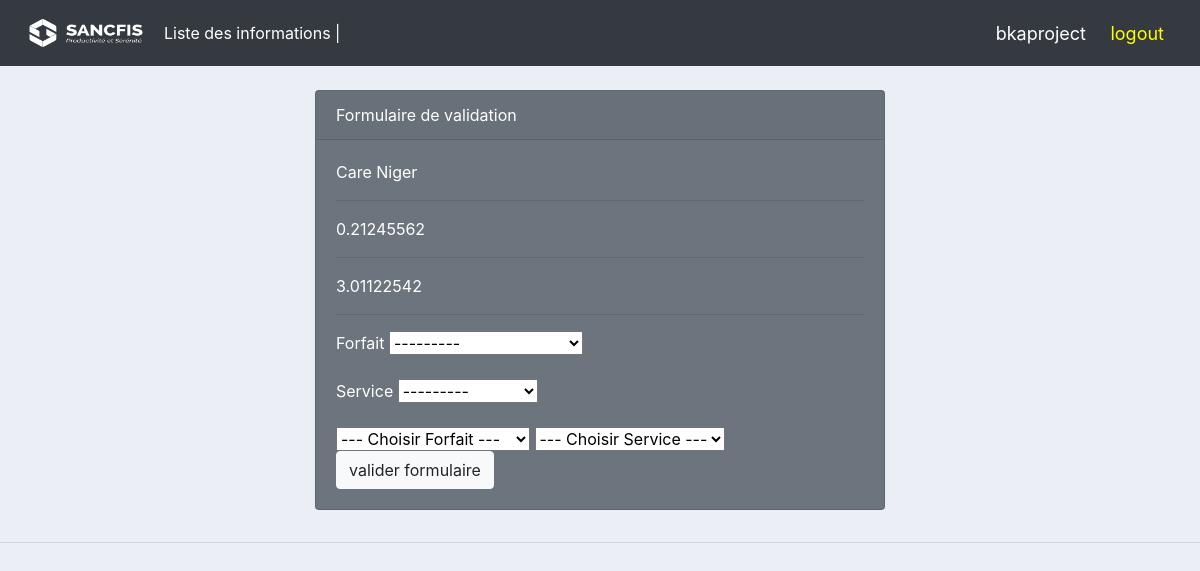
Before: /validation_installation_informations/2/ (signed in) with the older database file.
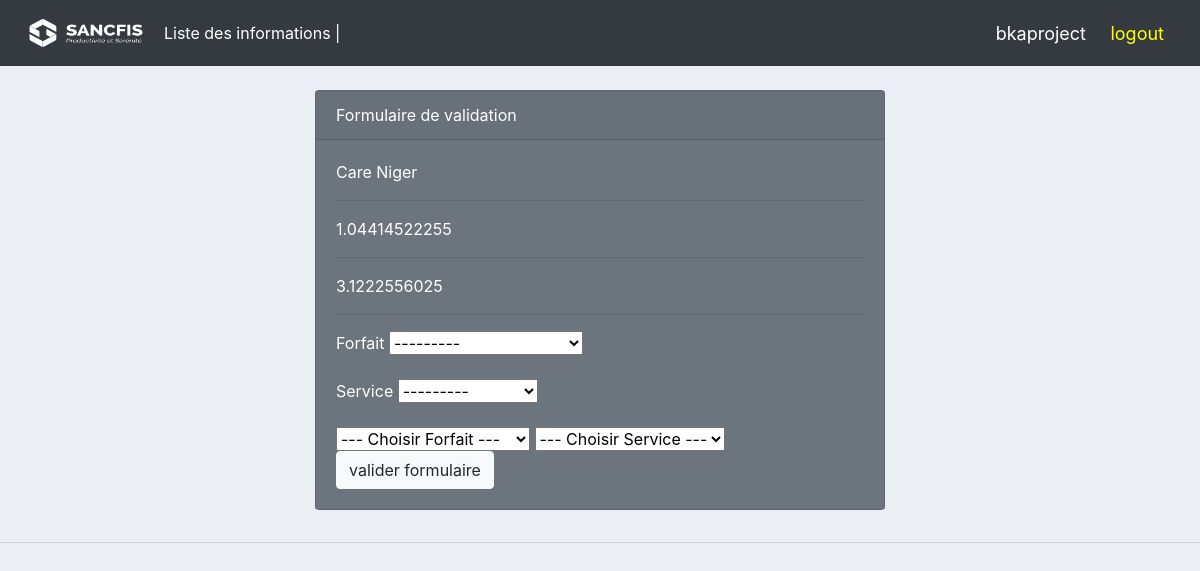
After: the same page with the newer database file.
### bka/models.py (models this page shows, shortened)
class installation_information(models.Model):
    customer = models.CharField(max_length=100, null=True)
    lat = models.FloatField(max_length=20, null=True)
    lon = models.FloatField(max_length=20, null=True)
    forfait = models.ForeignKey(forfait, blank=True, null=True, on_delete=models.CASCADE)
    service = models.ForeignKey(service, blank=True, null=True, on_delete=models.CASCADE)
    cle_activation = models.CharField(max_length=100, null=True)
    status = models.BooleanField(default=False)
    activer = models.BooleanField(default=False)
    date_ajout = models.DateTimeField(auto_now_add=True)
    date_modif = models.DateTimeField(auto_now=True)

### bka/decorators.py (the view)
        def wrapper_func(request, *args, **kwargs):
            group = None
            if request.user.groups.exists():
                group = request.user.groups.all()[0].name
            if group in allowed_roles:
                return view_func(request, *args, **kwargs)
            elif group == 'DG':
                return redirect('list_all_informations')
            elif group == 'PMO':
                return redirect('list_coordinates_pmo')
            elif group == 'tech':
                return redirect('list_coordinates')
            else:
                return HttpResponse("Vous n'etes pas autorisé à acceder à cette page")

### bka/forms.py
class validation_installation_informationForm(forms.ModelForm):
    class Meta:
        model = installation_information
        fields = ['forfait', 'service']
        labels = {
            'forfait': 'Forfait',
            'service': 'Service',
        }
    """ def __init__(self, *args, **kwargs):
            super().__init__(*args, **kwargs)
            self.fields['service'].queryset = service.objects.none()

            if 'forfait' in self.data:
                try:
                    forfait_id = int(self.data.get('forfait'))
                    self.fields['service'].queryset = service.objects.filter(forfait_id=forfait_id).order_by('nom_service')
                except (ValueError, TypeError):
                    pass
            elif self.instance.pk:
                self.fields['service'].queryset = self.instance.forfait.service_set.order_by('nom_service') """

### bka/models.py (called while the page is built)
    def __str__(self):
        return str(self.nom)

    def __str__(self):
        return str(self.nom_service)

### bka/templates/bka/dg/validation_installation_informations.html (shortened to what this page needs)
{% extends 'bka/dg/main_dg.html' %}
{% load crispy_forms_tags %}
{% block content %}
<br>
<div class="row">
    <div class="container col-md-6">
        <div class="card text-white bg-secondary mb-3">
            <div class="card-header">Formulaire de validation</div>
            <div class="card-body">
                <form action="" id="validation_installation_informationForm" method="POST">
                {{ form.instance.customer }} <hr>
                {{ form.instance.lat}} <hr>
                {{ form.instance.lon }} <hr>
                {{ form.forfait | as_crispy_field }}
                {{ form.service | as_crispy_field }}
                <select>
                    <option selected disabled="true">--- Choisir Forfait ---</option>
                </select>
                <select>
                    <option selected disabled="true">--- Choisir Service ---</option>
                </select>
                <button class="btn btn-light" type="submit" name="submit">
                    valider formulaire
                </button>
                </form>
            </div>
        </div>
    </div>
</div>
{% endblock %}

Changed rows visible on the page:
changed installation_information "Care Niger": instance.lat "0.21245562" → "1.04414522255"; instance.lon "3.01122542" → "3.1222556025"
